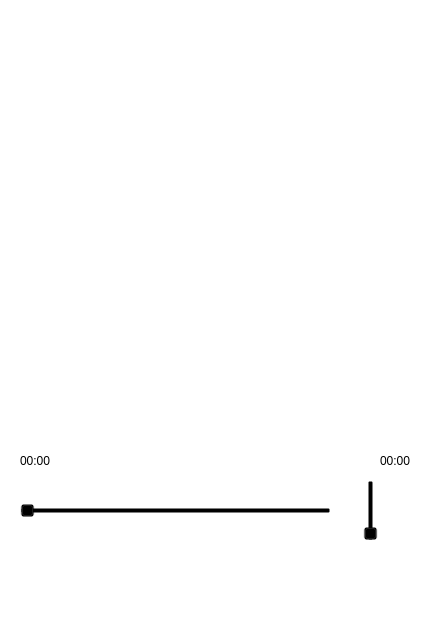
<?xml version="1.0" encoding="UTF-8"?>
<ui version="4.0">
 <class>Widget</class>
 <widget class="QWidget" name="Widget">
  <property name="geometry">
   <rect>
    <x>0</x>
    <y>0</y>
    <width>440</width>
    <height>640</height>
   </rect>
  </property>
  <property name="sizePolicy">
   <sizepolicy hsizetype="Fixed" vsizetype="Fixed">
    <horstretch>0</horstretch>
    <verstretch>0</verstretch>
   </sizepolicy>
  </property>
  <property name="minimumSize">
   <size>
    <width>440</width>
    <height>640</height>
   </size>
  </property>
  <property name="maximumSize">
   <size>
    <width>440</width>
    <height>640</height>
   </size>
  </property>
  <property name="windowTitle">
   <string>Widget</string>
  </property>
  <property name="windowIcon">
   <iconset resource="res.qrc">
    <normaloff>:/music_player/music-2935457_640.png</normaloff>:/music_player/music-2935457_640.png</iconset>
  </property>
  <property name="windowOpacity">
   <double>1.000000000000000</double>
  </property>
  <property name="styleSheet">
   <string notr="true">QWidget#Widget{
	background-image: url(:/music_player/OIP-C.png);
}

*{
background-color:transparent;
}
QPushButton:hover{
rgb(176, 206, 255);
}
/*QSlider::groove:horizontal{ 
		height: 12px; 
		left: 0px; 
		right: 0px; 
		border:0px;    //指定无边框
	    border-radius:6px;    //指定圆角
		background:rgba(0,0,0,50);
 } 
 //滑块的美化
 QSlider#playCourseSlider::handle:horizontal{ 
		width:  50px; 
		height: 50px; 
		margin-top: -20px; 
		margin-left: 0px; 
		margin-bottom: -20px; 
		margin-right: 0px; 
 		border-image:url(:/res/images/setting_slider_handle.png);
} 
//已滑过的进度美化
QSlider::sub-page:horizontal{
	   background:rgba(80,166,234,1);
}*/</string>
  </property>
  <widget class="QWidget" name="widget" native="true">
   <property name="geometry">
    <rect>
     <x>20</x>
     <y>550</y>
     <width>401</width>
     <height>71</height>
    </rect>
   </property>
   <property name="styleSheet">
    <string notr="true">*{
border:none;
}
QPushButton:hover
{
	background-color:rgb(171, 233, 255);
}</string>
   </property>
   <layout class="QHBoxLayout" name="horizontalLayout">
    <property name="leftMargin">
     <number>0</number>
    </property>
    <property name="topMargin">
     <number>0</number>
    </property>
    <property name="rightMargin">
     <number>0</number>
    </property>
    <property name="bottomMargin">
     <number>0</number>
    </property>
    <item>
     <widget class="QPushButton" name="pushButton_file_name">
      <property name="sizePolicy">
       <sizepolicy hsizetype="Preferred" vsizetype="Preferred">
        <horstretch>0</horstretch>
        <verstretch>0</verstretch>
       </sizepolicy>
      </property>
      <property name="minimumSize">
       <size>
        <width>42</width>
        <height>42</height>
       </size>
      </property>
      <property name="maximumSize">
       <size>
        <width>42</width>
        <height>42</height>
       </size>
      </property>
      <property name="toolTip">
       <string/>
      </property>
      <property name="styleSheet">
       <string notr="true">/*background-image: url(:/asset/playfile.png);
background-image: url(:/music_player/shutdown-2935465_640.png);
background-repeat: no-repeat;
background-size: cover; 
*/</string>
      </property>
      <property name="text">
       <string/>
      </property>
     </widget>
    </item>
    <item>
     <widget class="QPushButton" name="pushButton_file_last">
      <property name="sizePolicy">
       <sizepolicy hsizetype="Preferred" vsizetype="Preferred">
        <horstretch>0</horstretch>
        <verstretch>0</verstretch>
       </sizepolicy>
      </property>
      <property name="minimumSize">
       <size>
        <width>42</width>
        <height>42</height>
       </size>
      </property>
      <property name="maximumSize">
       <size>
        <width>42</width>
        <height>42</height>
       </size>
      </property>
      <property name="styleSheet">
       <string notr="true">/*background-image: url(:/asset/playfile.png);
background-repeat: no-repeat;
background-size: cover; 
*/</string>
      </property>
      <property name="text">
       <string/>
      </property>
     </widget>
    </item>
    <item>
     <widget class="QPushButton" name="pushButton_file_play">
      <property name="sizePolicy">
       <sizepolicy hsizetype="Preferred" vsizetype="Preferred">
        <horstretch>0</horstretch>
        <verstretch>0</verstretch>
       </sizepolicy>
      </property>
      <property name="minimumSize">
       <size>
        <width>42</width>
        <height>42</height>
       </size>
      </property>
      <property name="maximumSize">
       <size>
        <width>42</width>
        <height>42</height>
       </size>
      </property>
      <property name="styleSheet">
       <string notr="true">/*background-image: url(:/images/620.bmp);
background-repeat: no-repeat;  
*/
*{border:none;}</string>
      </property>
      <property name="text">
       <string/>
      </property>
     </widget>
    </item>
    <item>
     <widget class="QPushButton" name="pushButton_file_next">
      <property name="sizePolicy">
       <sizepolicy hsizetype="Preferred" vsizetype="Preferred">
        <horstretch>0</horstretch>
        <verstretch>0</verstretch>
       </sizepolicy>
      </property>
      <property name="minimumSize">
       <size>
        <width>42</width>
        <height>42</height>
       </size>
      </property>
      <property name="maximumSize">
       <size>
        <width>42</width>
        <height>42</height>
       </size>
      </property>
      <property name="styleSheet">
       <string notr="true">/*background-image: url(:/asset/next.png);*/</string>
      </property>
      <property name="text">
       <string/>
      </property>
     </widget>
    </item>
    <item>
     <widget class="QPushButton" name="pushButton_file_volume">
      <property name="sizePolicy">
       <sizepolicy hsizetype="Preferred" vsizetype="Preferred">
        <horstretch>0</horstretch>
        <verstretch>0</verstretch>
       </sizepolicy>
      </property>
      <property name="minimumSize">
       <size>
        <width>42</width>
        <height>42</height>
       </size>
      </property>
      <property name="maximumSize">
       <size>
        <width>42</width>
        <height>42</height>
       </size>
      </property>
      <property name="font">
       <font>
        <bold>false</bold>
       </font>
      </property>
      <property name="cursor">
       <cursorShape>ArrowCursor</cursorShape>
      </property>
      <property name="text">
       <string/>
      </property>
      <property name="checkable">
       <bool>true</bool>
      </property>
     </widget>
    </item>
   </layout>
  </widget>
  <widget class="MyListWidget" name="listWidget">
   <property name="geometry">
    <rect>
     <x>10</x>
     <y>10</y>
     <width>421</width>
     <height>421</height>
    </rect>
   </property>
   <property name="font">
    <font>
     <family>华文楷体</family>
     <pointsize>16</pointsize>
    </font>
   </property>
   <property name="styleSheet">
    <string notr="true">QListWidget#listWidget{
&quot;QListWidget { font-size: 18pt; font-family: 华文新魏;
background-color:transparent;
}ui-&gt;listWidget-&gt;setStyleSheet(&quot;QListWidget { font-size: 18pt; font-family: 华文新魏; }&quot;);
ui-&gt;listWidget-&gt;setStyleSheet(&quot;QListWidget { border: 10px solid black; }&quot;);</string>
   </property>
  </widget>
  <widget class="QSlider" name="playCourseSlider">
   <property name="geometry">
    <rect>
     <x>20</x>
     <y>500</y>
     <width>311</width>
     <height>22</height>
    </rect>
   </property>
   <property name="toolTip">
    <string>&lt;html&gt;&lt;head/&gt;&lt;body&gt;&lt;p&gt;进度条&lt;/p&gt;&lt;/body&gt;&lt;/html&gt;</string>
   </property>
   <property name="autoFillBackground">
    <bool>false</bool>
   </property>
   <property name="styleSheet">
    <string notr="true">QSlider#playCourseSlider::handle{  
 width: 100px !important;  
}</string>
   </property>
   <property name="pageStep">
    <number>5</number>
   </property>
   <property name="orientation">
    <enum>Qt::Horizontal</enum>
   </property>
  </widget>
  <widget class="QSlider" name="volume_slider">
   <property name="geometry">
    <rect>
     <x>360</x>
     <y>480</y>
     <width>22</width>
     <height>61</height>
    </rect>
   </property>
   <property name="toolTip">
    <string>&lt;html&gt;&lt;head/&gt;&lt;body&gt;&lt;p&gt;音量&lt;/p&gt;&lt;/body&gt;&lt;/html&gt;</string>
   </property>
   <property name="orientation">
    <enum>Qt::Vertical</enum>
   </property>
  </widget>
  <widget class="QWidget" name="layoutWidget">
   <property name="geometry">
    <rect>
     <x>20</x>
     <y>450</y>
     <width>391</width>
     <height>22</height>
    </rect>
   </property>
   <layout class="QHBoxLayout" name="horizontalLayout_2">
    <item>
     <widget class="QLabel" name="current_label">
      <property name="text">
       <string>00:00</string>
      </property>
     </widget>
    </item>
    <item>
     <spacer name="horizontalSpacer">
      <property name="orientation">
       <enum>Qt::Horizontal</enum>
      </property>
      <property name="sizeHint" stdset="0">
       <size>
        <width>40</width>
        <height>20</height>
       </size>
      </property>
     </spacer>
    </item>
    <item>
     <widget class="QLabel" name="total_label">
      <property name="text">
       <string>00:00</string>
      </property>
     </widget>
    </item>
   </layout>
  </widget>
 </widget>
 <customwidgets>
  <customwidget>
   <class>MyListWidget</class>
   <extends>QListWidget</extends>
   <header>mylistwidget.h</header>
  </customwidget>
 </customwidgets>
 <resources>
  <include location="res.qrc"/>
 </resources>
 <connections/>
</ui>
